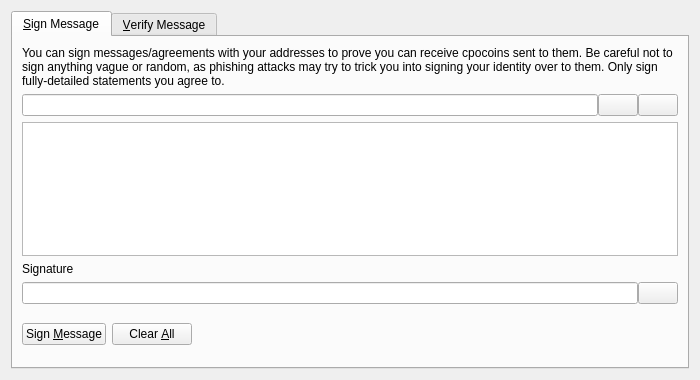
<?xml version="1.0" encoding="UTF-8"?>
<ui version="4.0">
 <class>SignVerifyMessageDialog</class>
 <widget class="QDialog" name="SignVerifyMessageDialog">
  <property name="geometry">
   <rect>
    <x>0</x>
    <y>0</y>
    <width>700</width>
    <height>380</height>
   </rect>
  </property>
  <property name="windowTitle">
   <string>Signatures - Sign / Verify a Message</string>
  </property>
  <property name="modal">
   <bool>true</bool>
  </property>
  <layout class="QVBoxLayout" name="verticalLayout">
   <item>
    <widget class="QTabWidget" name="tabWidget">
     <property name="currentIndex">
      <number>0</number>
     </property>
     <widget class="QWidget" name="tabSignMessage">
      <attribute name="title">
       <string>&amp;Sign Message</string>
      </attribute>
      <layout class="QVBoxLayout" name="verticalLayout_SM">
       <item>
        <widget class="QLabel" name="infoLabel_SM">
         <property name="text">
          <string>You can sign messages/agreements with your addresses to prove you can receive cpocoins sent to them. Be careful not to sign anything vague or random, as phishing attacks may try to trick you into signing your identity over to them. Only sign fully-detailed statements you agree to.</string>
         </property>
         <property name="textFormat">
          <enum>Qt::PlainText</enum>
         </property>
         <property name="wordWrap">
          <bool>true</bool>
         </property>
        </widget>
       </item>
       <item>
        <layout class="QHBoxLayout" name="horizontalLayout_1_SM">
         <property name="spacing">
          <number>0</number>
         </property>
         <item>
          <widget class="QValidatedLineEdit" name="addressIn_SM">
           <property name="toolTip">
            <string>The Cpocoin address to sign the message with</string>
           </property>
          </widget>
         </item>
         <item>
          <widget class="QPushButton" name="addressBookButton_SM">
           <property name="toolTip">
            <string>Choose previously used address</string>
           </property>
           <property name="text">
            <string/>
           </property>
           <property name="icon">
            <iconset resource="../bitcoin.qrc">
             <normaloff>:/icons/address-book</normaloff>:/icons/address-book</iconset>
           </property>
           <property name="shortcut">
            <string>Alt+A</string>
           </property>
           <property name="autoDefault">
            <bool>false</bool>
           </property>
          </widget>
         </item>
         <item>
          <widget class="QPushButton" name="pasteButton_SM">
           <property name="toolTip">
            <string>Paste address from clipboard</string>
           </property>
           <property name="text">
            <string/>
           </property>
           <property name="icon">
            <iconset resource="../bitcoin.qrc">
             <normaloff>:/icons/editpaste</normaloff>:/icons/editpaste</iconset>
           </property>
           <property name="shortcut">
            <string>Alt+P</string>
           </property>
           <property name="autoDefault">
            <bool>false</bool>
           </property>
          </widget>
         </item>
        </layout>
       </item>
       <item>
        <widget class="QPlainTextEdit" name="messageIn_SM">
         <property name="toolTip">
          <string>Enter the message you want to sign here</string>
         </property>
        </widget>
       </item>
       <item>
        <widget class="QLabel" name="signatureLabel_SM">
         <property name="text">
          <string>Signature</string>
         </property>
         <property name="textFormat">
          <enum>Qt::PlainText</enum>
         </property>
        </widget>
       </item>
       <item>
        <layout class="QHBoxLayout" name="horizontalLayout_2_SM">
         <property name="spacing">
          <number>0</number>
         </property>
         <item>
          <widget class="QLineEdit" name="signatureOut_SM">
           <property name="font">
            <font>
             <italic>true</italic>
            </font>
           </property>
           <property name="readOnly">
            <bool>true</bool>
           </property>
          </widget>
         </item>
         <item>
          <widget class="QPushButton" name="copySignatureButton_SM">
           <property name="toolTip">
            <string>Copy the current signature to the system clipboard</string>
           </property>
           <property name="text">
            <string/>
           </property>
           <property name="icon">
            <iconset resource="../bitcoin.qrc">
             <normaloff>:/icons/editcopy</normaloff>:/icons/editcopy</iconset>
           </property>
           <property name="autoDefault">
            <bool>false</bool>
           </property>
          </widget>
         </item>
        </layout>
       </item>
       <item>
        <layout class="QHBoxLayout" name="horizontalLayout_3_SM">
         <item>
          <widget class="QPushButton" name="signMessageButton_SM">
           <property name="toolTip">
            <string>Sign the message to prove you own this Cpocoin address</string>
           </property>
           <property name="text">
            <string>Sign &amp;Message</string>
           </property>
           <property name="icon">
            <iconset resource="../bitcoin.qrc">
             <normaloff>:/icons/edit</normaloff>:/icons/edit</iconset>
           </property>
           <property name="autoDefault">
            <bool>false</bool>
           </property>
          </widget>
         </item>
         <item>
          <widget class="QPushButton" name="clearButton_SM">
           <property name="toolTip">
            <string>Reset all sign message fields</string>
           </property>
           <property name="text">
            <string>Clear &amp;All</string>
           </property>
           <property name="icon">
            <iconset resource="../bitcoin.qrc">
             <normaloff>:/icons/remove</normaloff>:/icons/remove</iconset>
           </property>
           <property name="autoDefault">
            <bool>false</bool>
           </property>
          </widget>
         </item>
         <item>
          <spacer name="horizontalSpacer_1_SM">
           <property name="orientation">
            <enum>Qt::Horizontal</enum>
           </property>
           <property name="sizeHint" stdset="0">
            <size>
             <width>40</width>
             <height>48</height>
            </size>
           </property>
          </spacer>
         </item>
         <item>
          <widget class="QLabel" name="statusLabel_SM">
           <property name="font">
            <font>
             <weight>75</weight>
             <bold>true</bold>
            </font>
           </property>
           <property name="text">
            <string/>
           </property>
           <property name="wordWrap">
            <bool>true</bool>
           </property>
          </widget>
         </item>
         <item>
          <spacer name="horizontalSpacer_2_SM">
           <property name="orientation">
            <enum>Qt::Horizontal</enum>
           </property>
           <property name="sizeHint" stdset="0">
            <size>
             <width>40</width>
             <height>48</height>
            </size>
           </property>
          </spacer>
         </item>
        </layout>
       </item>
      </layout>
     </widget>
     <widget class="QWidget" name="tabVerifyMessage">
      <attribute name="title">
       <string>&amp;Verify Message</string>
      </attribute>
      <layout class="QVBoxLayout" name="verticalLayout_VM">
       <item>
        <widget class="QLabel" name="infoLabel_VM">
         <property name="text">
          <string>Enter the receiver's address, message (ensure you copy line breaks, spaces, tabs, etc. exactly) and signature below to verify the message. Be careful not to read more into the signature than what is in the signed message itself, to avoid being tricked by a man-in-the-middle attack. Note that this only proves the signing party receives with the address, it cannot prove sendership of any transaction!</string>
         </property>
         <property name="textFormat">
          <enum>Qt::PlainText</enum>
         </property>
         <property name="alignment">
          <set>Qt::AlignLeading|Qt::AlignLeft|Qt::AlignTop</set>
         </property>
         <property name="wordWrap">
          <bool>true</bool>
         </property>
        </widget>
       </item>
       <item>
        <layout class="QHBoxLayout" name="horizontalLayout_1_VM">
         <property name="spacing">
          <number>0</number>
         </property>
         <item>
          <widget class="QValidatedLineEdit" name="addressIn_VM">
           <property name="toolTip">
            <string>The Cpocoin address the message was signed with</string>
           </property>
          </widget>
         </item>
         <item>
          <widget class="QPushButton" name="addressBookButton_VM">
           <property name="toolTip">
            <string>Choose previously used address</string>
           </property>
           <property name="text">
            <string/>
           </property>
           <property name="icon">
            <iconset resource="../bitcoin.qrc">
             <normaloff>:/icons/address-book</normaloff>:/icons/address-book</iconset>
           </property>
           <property name="shortcut">
            <string>Alt+A</string>
           </property>
           <property name="autoDefault">
            <bool>false</bool>
           </property>
          </widget>
         </item>
        </layout>
       </item>
       <item>
        <widget class="QPlainTextEdit" name="messageIn_VM"/>
       </item>
       <item>
        <widget class="QValidatedLineEdit" name="signatureIn_VM"/>
       </item>
       <item>
        <layout class="QHBoxLayout" name="horizontalLayout_2_VM">
         <item>
          <widget class="QPushButton" name="verifyMessageButton_VM">
           <property name="toolTip">
            <string>Verify the message to ensure it was signed with the specified Cpocoin address</string>
           </property>
           <property name="text">
            <string>Verify &amp;Message</string>
           </property>
           <property name="icon">
            <iconset resource="../bitcoin.qrc">
             <normaloff>:/icons/transaction_0</normaloff>:/icons/transaction_0</iconset>
           </property>
           <property name="autoDefault">
            <bool>false</bool>
           </property>
          </widget>
         </item>
         <item>
          <widget class="QPushButton" name="clearButton_VM">
           <property name="toolTip">
            <string>Reset all verify message fields</string>
           </property>
           <property name="text">
            <string>Clear &amp;All</string>
           </property>
           <property name="icon">
            <iconset resource="../bitcoin.qrc">
             <normaloff>:/icons/remove</normaloff>:/icons/remove</iconset>
           </property>
           <property name="autoDefault">
            <bool>false</bool>
           </property>
          </widget>
         </item>
         <item>
          <spacer name="horizontalSpacer_1_VM">
           <property name="orientation">
            <enum>Qt::Horizontal</enum>
           </property>
           <property name="sizeHint" stdset="0">
            <size>
             <width>40</width>
             <height>48</height>
            </size>
           </property>
          </spacer>
         </item>
         <item>
          <widget class="QLabel" name="statusLabel_VM">
           <property name="font">
            <font>
             <weight>75</weight>
             <bold>true</bold>
            </font>
           </property>
           <property name="text">
            <string/>
           </property>
           <property name="wordWrap">
            <bool>true</bool>
           </property>
          </widget>
         </item>
         <item>
          <spacer name="horizontalSpacer_2_VM">
           <property name="orientation">
            <enum>Qt::Horizontal</enum>
           </property>
           <property name="sizeHint" stdset="0">
            <size>
             <width>40</width>
             <height>48</height>
            </size>
           </property>
          </spacer>
         </item>
        </layout>
       </item>
      </layout>
     </widget>
    </widget>
   </item>
  </layout>
 </widget>
 <customwidgets>
  <customwidget>
   <class>QValidatedLineEdit</class>
   <extends>QLineEdit</extends>
   <header>qvalidatedlineedit.h</header>
  </customwidget>
 </customwidgets>
 <resources>
  <include location="../bitcoin.qrc"/>
 </resources>
 <connections/>
</ui>
